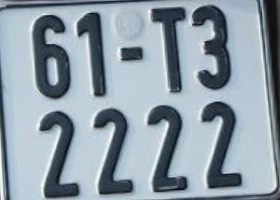
#> input picture enhancement/plates/0.jpg, 280 x 200 px, found by its file name
$ python super_res_image.py
#> lines starting #> are read from the running program, lines starting #| are printed output that depends on the picture
# import the necessary packages
import time
import cv2
import os


def enhancement_process(image, model_path):
    # extract the model name and model scale from the file path
    # model_path = "models\\EDSR_x4.pb"
    modelName = model_path.split(os.path.sep)[-1].split("_")[0].lower()
    modelScale = model_path.split("_x")[-1]
    modelScale = int(modelScale[:modelScale.find(".")])
    if modelName != "edsr":
        image = cv2.cvtColor(image, cv2.COLOR_BGR2GRAY)

    # initialize OpenCV's super resolution DNN object, load the super
    # resolution model from disk, and set the model name and scale
    print("[INFO] loading super resolution model: {}".format(model_path))
    print("[INFO] model name: {}".format(modelName))
    print("[INFO] model scale: {}".format(modelScale))
    sr = cv2.dnn_superres.DnnSuperResImpl_create()
    sr.readModel(model_path)
    sr.setModel(modelName, modelScale)

    # load the input image from disk and display its spatial dimensions
    print("[INFO] w: {}, h: {}".format(image.shape[1], image.shape[0]))
    # use the super resolution model to upscale the image, timing how
    # long it takes
    start = time.time()
    enhance_img = sr.upsample(image)
    end = time.time()
    print("[INFO] super resolution took {:.6f} seconds".format(end - start))
    return enhance_img

if __name__ == "__main__":
    image_path = "plates\\0.jpg"
    lpImage = cv2.imread(image_path)
#> lpImage is the input picture: shape (200, 280, 3); mean B, G, R 167.3, 156.5, 141.8
    # down-scale LP detected by 4
    scale = 4
    width = int(lpImage.shape[1] / scale)
#> width = 70
    height = int(lpImage.shape[0] / scale)
#> height = 50
    dim = (width, height)
#> dim = (70, 50)
    # resize image
    resized = cv2.resize(lpImage, dim, interpolation=cv2.INTER_AREA)
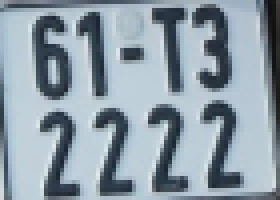
#> resized: shape (50, 70, 3) (shown 4 times larger); mean B, G, R 167.3, 156.5, 141.9
    enhance_img = enhancement_process(resized, "models\\EDSR_x4.pb")
#> in enhancement_process, `image = cv2.cvtColor(image, cv2.COLOR_BGR2GRAY)`:
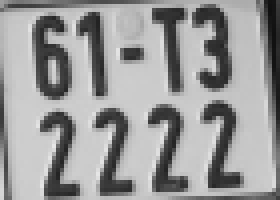
#> image: shape (50, 70) (shown 4 times larger); min 16, max 231, mean 153.4
#> (the run stopped early here; a loop or call above may not have finished)

$ run again, with enhancement/plates/1.jpg copied over enhancement/plates/0.jpg
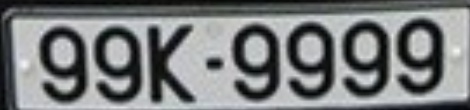
#> input picture enhancement/plates/1.jpg, 470 x 110 px, found by its file name
#> lpImage is the input picture: shape (110, 470, 3); mean B, G, R 124.4, 123.5, 120.9
#> `resized = cv2.resize(lpImage, dim, interpolation=cv2.INTER_AREA)`:
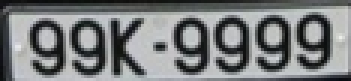
#> resized: shape (27, 117, 3) (shown 3 times larger); mean B, G, R 124.4, 123.5, 120.9

$ run again, with enhancement/plates/2.jpg copied over enhancement/plates/0.jpg
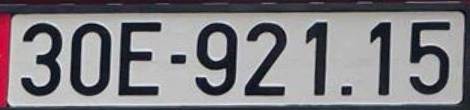
#> input picture enhancement/plates/2.jpg, 470 x 110 px, found by its file name
#> lpImage is the input picture: shape (110, 470, 3); mean B, G, R 131.3, 127.1, 129.3
#> `resized = cv2.resize(lpImage, dim, interpolation=cv2.INTER_AREA)`:
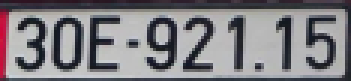
#> resized: shape (27, 117, 3) (shown 3 times larger); mean B, G, R 131.3, 127.1, 129.3

$ run again, with enhancement/plates/3.jpg copied over enhancement/plates/0.jpg
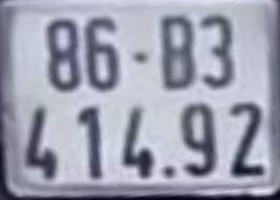
#> input picture enhancement/plates/3.jpg, 280 x 200 px, found by its file name
#> lpImage is the input picture: shape (200, 280, 3); mean B, G, R 175.8, 159.5, 157.1
#> `resized = cv2.resize(lpImage, dim, interpolation=cv2.INTER_AREA)`:
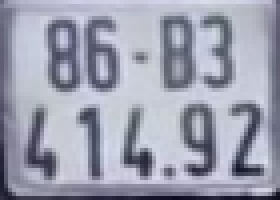
#> resized: shape (50, 70, 3) (shown 4 times larger); mean B, G, R 175.8, 159.5, 157.1
#> in enhancement_process, `image = cv2.cvtColor(image, cv2.COLOR_BGR2GRAY)`:
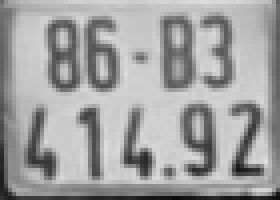
#> image: shape (50, 70) (shown 4 times larger); min 12, max 222, mean 160.6
